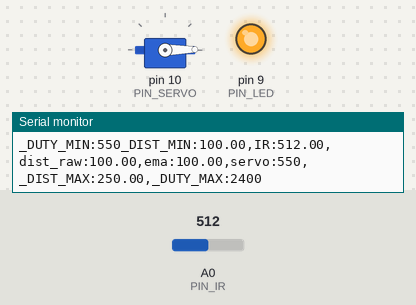
The sketch below on a simulated Arduino Uno, built with avr-gcc and run on an emulated ATmega328P. On the bench: servo, output pins drawn as LEDs (lit = HIGH), the last lines printed to the serial monitor. Inputs (shaded band) come from the test bench; at power-on: A0 (PIN_IR) = 512.

Above: at 1.2 s.
1.3 s: A0 (PIN_IR) set to 479
At 2.3 s:
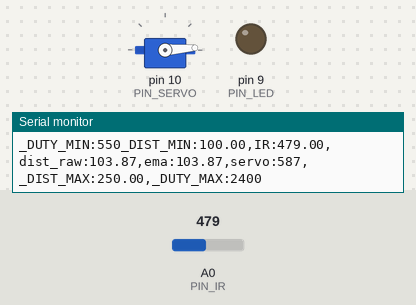
2.8 s: A0 (PIN_IR) set to 240
At 3.5 s:
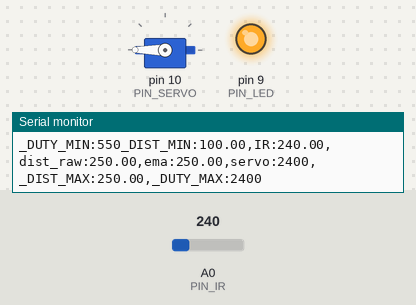
4.5 s: A0 (PIN_IR) set to 243
At 4.9 s:
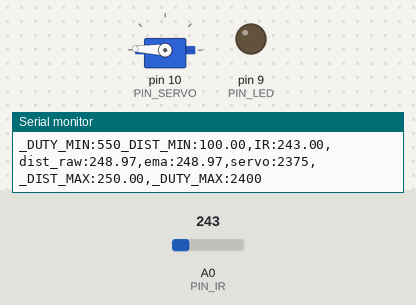
6.0 s: A0 (PIN_IR) set to 260
At 7.2 s:
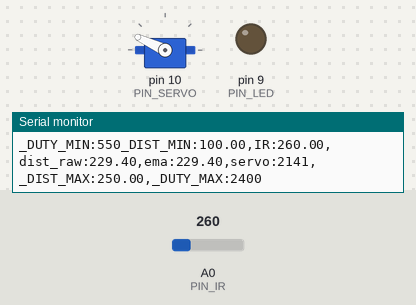
7.5 s: A0 (PIN_IR) set to 306
At 7.9 s:
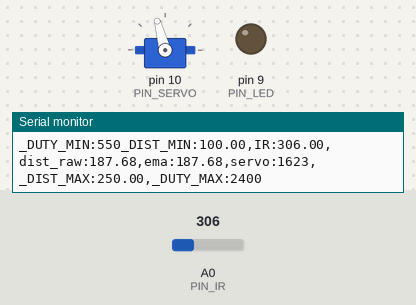
9.0 s: A0 (PIN_IR) set to 511
At 9.6 s:
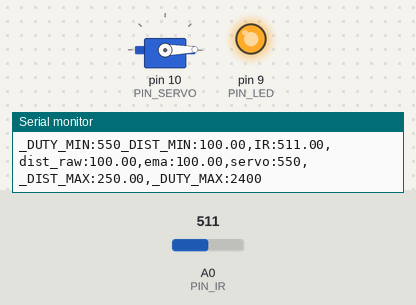
Timing chart, 0 to 11.5 s (numbered marks = the images above; inputs shaded):
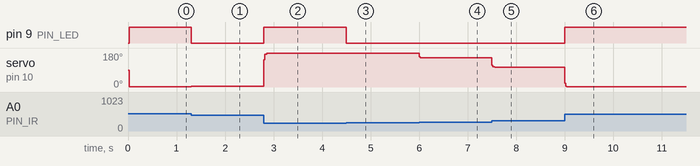

Measured:
- the behaviour switches between 493 and 492 on A0 (PIN_IR) (found by bisection; images 0 and 1)
- the behaviour switches between 242 and 243 on A0 (PIN_IR) (found by bisection; images 2 and 3)
- after the input at 1.3 s, pin 9 (PIN_LED): HIGH → LOW at once; servo on pin 10 (PIN_SERVO): 1° → 4° at once
- after the input at 2.8 s, pin 9 (PIN_LED): LOW → HIGH at once; servo on pin 10 (PIN_SERVO): 4° → 179° at once, → 180° 0.20 s later
- after the input at 4.5 s, pin 9 (PIN_LED): HIGH → LOW at once; servo on pin 10 (PIN_SERVO): 180° → 178° at once
- after the input at 6.0 s, servo on pin 10 (PIN_SERVO): 178° → 155° at once
- after the input at 7.5 s, servo on pin 10 (PIN_SERVO): 155° → 105° at once
- after the input at 9.0 s, pin 9 (PIN_LED): LOW → HIGH at once; servo on pin 10 (PIN_SERVO): 105° → 1° at once

The sketch:

17_practice_3.ino
```cpp
#include <Servo.h>

// Arduino pin assignment

#define PIN_IR    0         // IR sensor at Pin A0
#define PIN_LED   9
#define PIN_SERVO 10

#define _DUTY_MIN 550  // servo full clock-wise position (0 degree)
#define _DUTY_NEU 1475  // servo neutral position (90 degree)
#define _DUTY_MAX 2400  // servo full counter-clockwise position (180 degree)

#define _DIST_MIN  100.0   // minimum distance 100mm
#define _DIST_MAX  250.0   // maximum distance 250mm

#define EMA_ALPHA  0.8      // for EMA Filter

#define LOOP_INTERVAL 20   // Loop Interval (unit: msec)

Servo myservo;
unsigned long last_loop_time;   // unit: msec

float dist_prev = _DIST_MIN;
float dist_ema = _DIST_MIN;

int my_map(int x, int in_min, int in_max, int out_min, int out_max){
    return (long)(x - in_min) * (out_max - out_min) / (in_max - in_min) + out_min;
}

void setup()
{
  pinMode(PIN_LED, OUTPUT);

  myservo.attach(PIN_SERVO);
  myservo.writeMicroseconds(_DUTY_NEU);

  Serial.begin(1000000);    // 1,000,000 bps
}

void loop()
{
  unsigned long time_curr = millis();
  int duty;
  float a_value, dist_raw;

  // wait until next event time
  if (time_curr < (last_loop_time + LOOP_INTERVAL))
    return;
  last_loop_time += LOOP_INTERVAL;

  a_value = analogRead(PIN_IR);
  dist_raw = ((6762.0 / (a_value - 9.0)) - 4.0) * 10.0;

  if (dist_raw < _DIST_MIN || dist_raw > _DIST_MAX){
    dist_raw = _DIST_MAX < dist_raw ? _DIST_MAX : _DIST_MIN;
    digitalWrite(PIN_LED, 1);
  }else{
    digitalWrite(PIN_LED, 0);
  }
  // Put range Filter code here (_DIST_MIN ~ _DIST_MAX)
  // and turn on LED if the distance is in the range

  dist_ema = dist_ema * (1 - EMA_ALPHA) + dist_raw * EMA_ALPHA; // Put EMA filter code here

  duty = my_map(dist_ema, _DIST_MIN, _DIST_MAX, _DUTY_MIN, _DUTY_MAX);
  //duty = // Put map() equivalent code here

  myservo.writeMicroseconds(duty);

  Serial.print("_DUTY_MIN:");  Serial.print(_DUTY_MIN);
  Serial.print("_DIST_MIN:");  Serial.print(_DIST_MIN);
  Serial.print(",IR:");        Serial.print(a_value);
  Serial.print(",dist_raw:");  Serial.print(dist_raw);
  Serial.print(",ema:");       Serial.print(dist_ema);
  Serial.print(",servo:");     Serial.print(duty);
  Serial.print(",_DIST_MAX:"); Serial.print(_DIST_MAX);
  Serial.print(",_DUTY_MAX:"); Serial.print(_DUTY_MAX);
  Serial.println("");
}
```
